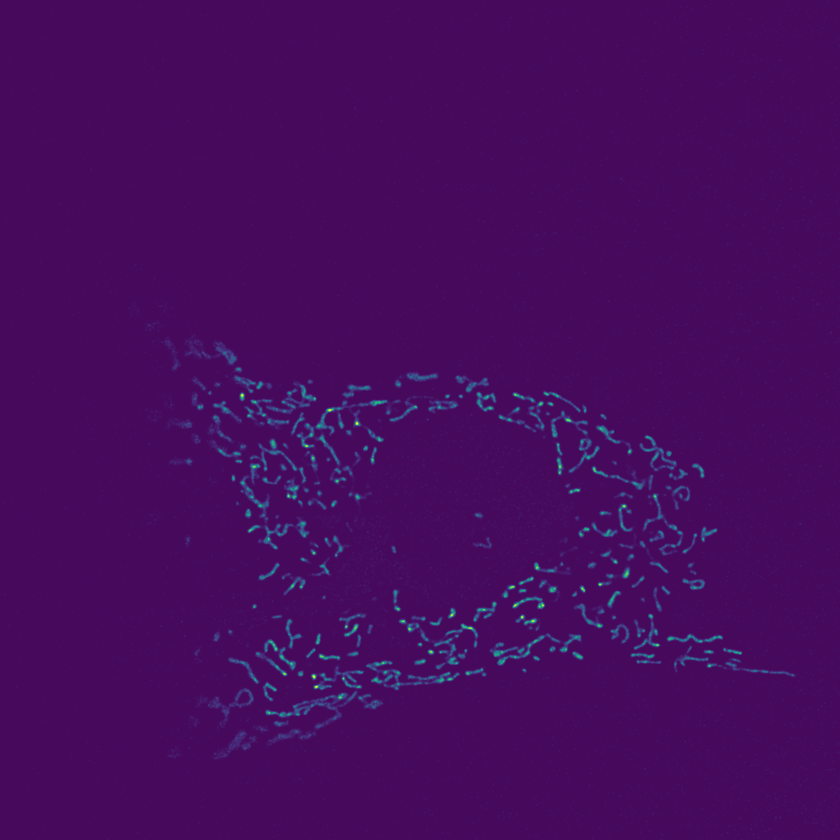
#> input picture Masters Thesis/figs/appendix/method_shortlisting/CCCP_1C=1T=0.png, 840 x 840 px, shrunk from 3072 x 3072 before the run, given in place of CCCP_1C=1T=0.tif, which was not available
$ python VarianceSeparator.py
#> lines starting #> are read from the running program, lines starting #| are printed output that depends on the picture; pictures that were not available may be replaced by others from this repository, and a replacement may not be noted
import numpy as np
from scipy import ndimage as ndi
from scipy.spatial.distance import cdist
from os import listdir, makedirs
from os.path import isfile, join, exists
from skimage.filters import rank
from skimage import morphology
from skimage import io
import matplotlib.pyplot as plt
from skimage.util import apply_parallel, view_as_windows
import math
# https://stackoverflow.com/questions/66975708/sliding-window-on-an-image-to-calculate-variance-of-pixels-in-that-window

'''
scipy.ndimage.variance can be used to calculate the variance for specific labels only. Can these labels overlap to be used as neighbourhoods? Perhaps spacing
the labelled regions (neighbourhoods) such that they don't overlap and are flush with each other and then multiple 3D layers can be made where other layers
contain the overlapped regions such that in 3D they do not overlap but if projected then they will look as desired. These 3D slice can then be run sequentially
for the variance calculation. The key part would be the time saved by the variance calculation since capturing the neighbourhoods will still be painful.

skimage.util.view_as_windows can get overlapping windows of the region but can consume memory rapidly since a 3x3 window across a 9x9 image will generate a 49
deep array of 3x3 arrays. For my large images it is important to segregate the area of the structures. The window size will improve this efficiency somewhat
where the window size will somewhat effect the number of strides that can fit.

skimage.util.apply_parallel
'''
test_image_path = "C:\\RESEARCH\\Mitophagy_data\\Time_split\\MIP\\CCCP_1C=1T=0.tif"

test_image = io.imread(test_image_path)
#> test_image is the input picture: shape (840, 840, 3); mean R, G, B 69.8, 11.6, 93.7
"""
Below is a roughshod approach to extract the threshold mask without investigating the original threshold values
"""
#test_array = np.array([[2, 2, 2], [2, 0, 2], [6, 4, 1]])

# [80 lines left out: functions structure_diff, distance_visual, logistic_distance_weighting, linear_distance_weighting, continuous_spatial_variance, not called in this run]


def structure_variance(threshed_image, labelled_array, str_checked, padding=1):
    structure_coords = np.nonzero(labelled_array == str_checked)
    structure_mask = labelled_array == str_checked
    y_min = np.min(structure_coords[0])
    y_max = np.max(structure_coords[0])
    x_min = np.min(structure_coords[1])
    x_max = np.max(structure_coords[1])
    # io.imshow(labeled_im2[y_min:y_max, x_min:x_max]) # indexing example

    boundary_tuples = [(y_min, y_max), (x_min, x_max)]
    structure_dimensions = []
    for bt in boundary_tuples:
        structure_dimensions.append(abs(bt[1] - bt[0] + 2 * padding))
    structure_canvas = np.zeros(tuple(structure_dimensions))
    isolated_structure = threshed_image*structure_mask
    structure_canvas[padding:-1 * padding, padding:-1 * padding] = isolated_structure[y_min:y_max, x_min:x_max]
    universal_variance = continuous_spatial_variance(structure_canvas, k=0.1, offset=0.8, view_pdf=False)
    structure_topography = (universal_variance/np.max(universal_variance))*structure_canvas
    print("Universal variance")
    io.imshow((universal_variance/np.max(universal_variance))*255)
    plt.show()
    io.imshow((structure_topography/np.max(structure_topography))*255)
    plt.show()
    diff_version = structure_diff(structure_canvas)
    io.imshow((structure_canvas/np.max(structure_canvas))*255)
    plt.show()
    variance_mapping1 = variance_windows(diff_version, padding)
    io.imshow((variance_mapping1/np.max(variance_mapping1))*255)
    plt.show()
    structure_canvas[padding:-1*padding, padding:-1*padding] = variance_mapping1
    variance_mapping2 = variance_windows(structure_canvas, padding)
    io.imshow((variance_mapping2/np.max(variance_mapping2))*255)
    plt.show()

# [16 lines left out: function variance_windows, not called in this run]

blank_template = np.zeros_like(test_image) + 1
test_averages = np.stack((test_image.mean(axis=-1),)*3, axis=-1)
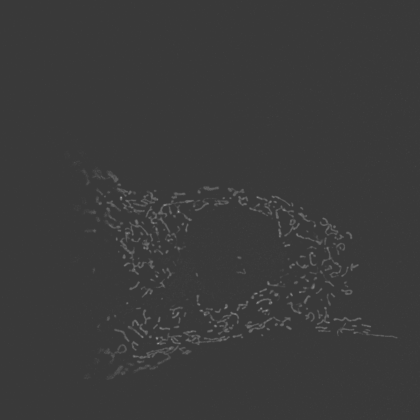
#> test_averages: shape (840, 840, 3) float64 (shown at 1/2 size); min 55.67, max 171.7, mean 58.4
average_match = np.equal(test_image, test_averages)
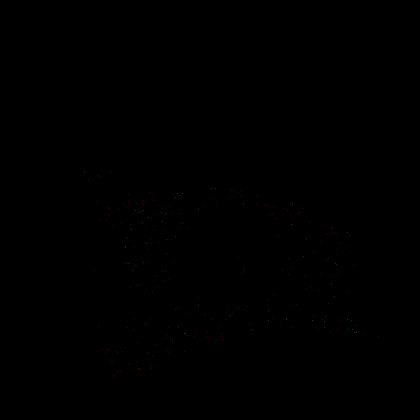
#> average_match: shape (840, 840, 3) bool (shown at 1/2 size); mean R, G, B 0.000327, 8.65e-05, 8.5e-06
reduced_match = np.invert(np.all(average_match, axis=-1))
#> reduced_match: shape (840, 840) bool; every value is 1
threshed_image = test_image.min(axis=-1)*reduced_match
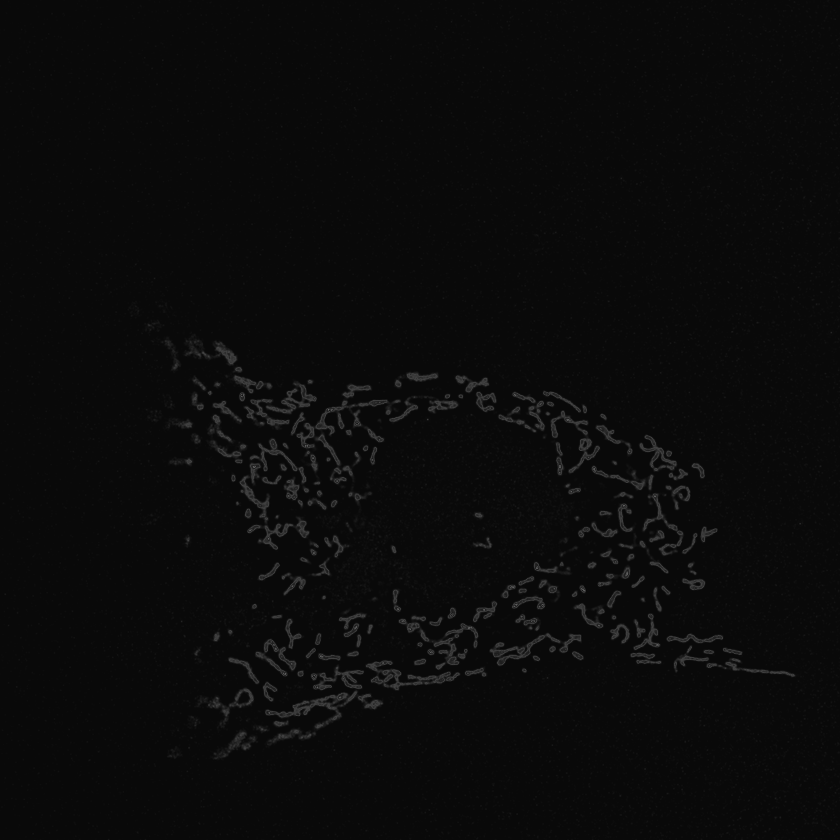
#> threshed_image: shape (840, 840); min 6, max 97, mean 10.8

sequential_values = np.arange(0, 81)
test_array = np.reshape(sequential_values, (9, 9))
# print(test_array)
# Apply_parallel attempt (fail)
'''array_list = []
def sum_contents(arr):
    global array_list
    if arr.shape == (3, 3):
        array_list.append(arr)
    return np.max(arr)
chunked_array = apply_parallel(sum_contents, test_array, chunks=1, depth=1)
print(type(chunked_array))
print(chunked_array)
for i in array_list:
    print(i)
print(len(array_list))'''
# View_windows attempt (promising)
'''windows_array = view_as_windows(test_array, 2, step=1)
print(windows_array.shape)
print(windows_array)'''


labeled_im, label_count = ndi.label(threshed_image)
#> labeled_im: shape (840, 840) int32; every value is 1
#> label_count = 1
# print("Number of structures", label_count)
structure_sufficient = []
retained_structures = np.zeros_like(labeled_im)
for i in range(1, label_count):
    isolated_label = np.equal(labeled_im, i).astype('int')
    if isolated_label.sum() > 70:
        retained_structures = retained_structures + isolated_label
#> retained_structures: shape (840, 840) int32; every value is 0

size_threshed = (threshed_image*retained_structures).astype('int32')
labeled_im2, label_count2 = ndi.label(size_threshed)
#> label_count2 = 0
structure_variance(threshed_image, labeled_im2, 52, 1)
#> in structure_variance, `structure_coords = np.nonzero(labelled_array == str_checked)`: structure_coords = (empty array, empty array)
#> (the run stopped early here; a loop or call above may not have finished)

$ run again, with Masters Thesis/figs/appendix/method_shortlisting/HML_4C=0.png copied over Masters Thesis/figs/appendix/method_shortlisting/CCCP_1C=1T=0.png
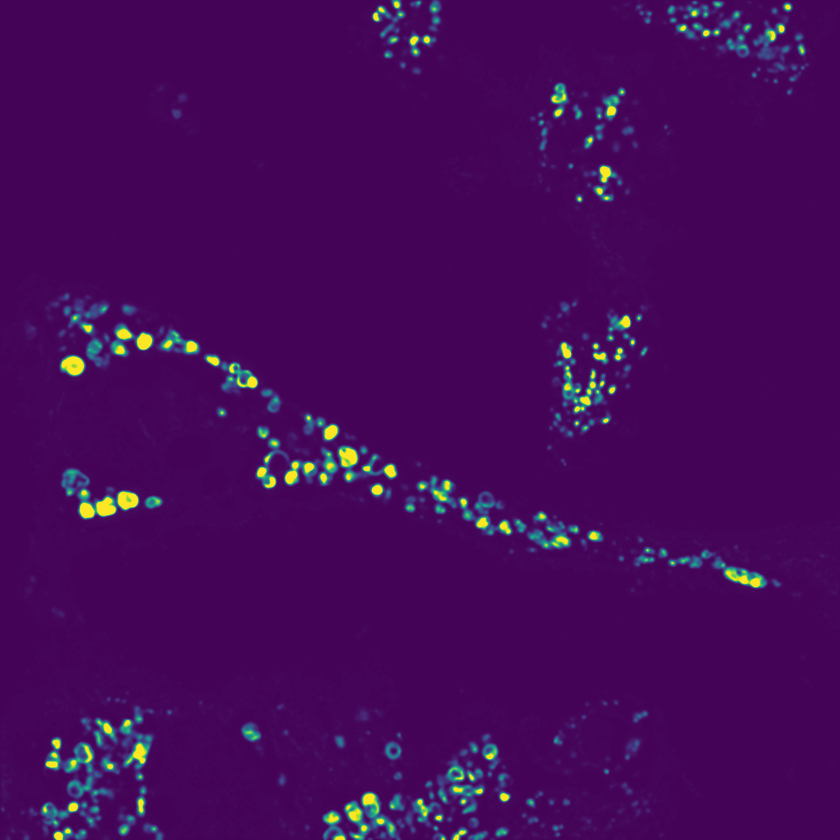
#> input picture Masters Thesis/figs/appendix/method_shortlisting/HML_4C=0.png, 840 x 840 px, shrunk from 1536 x 1536 before the run, given in place of CCCP_1C=1T=0.tif, which was not available
#> test_image is the input picture: shape (840, 840, 3); mean R, G, B 69.3, 10.2, 89.4
#> `test_averages = np.stack((test_image.mean(axis=-1),)*3, axis=-1)`:
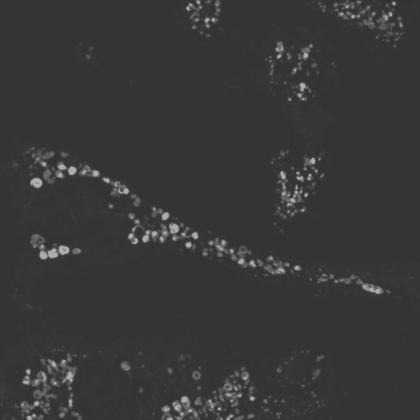
#> test_averages: shape (840, 840, 3) float64 (shown at 1/2 size); min 52.33, max 175, mean 56.3
#> reduced_match: shape (840, 840) bool; every value is 1
#> `threshed_image = test_image.min(axis=-1)*reduced_match`:
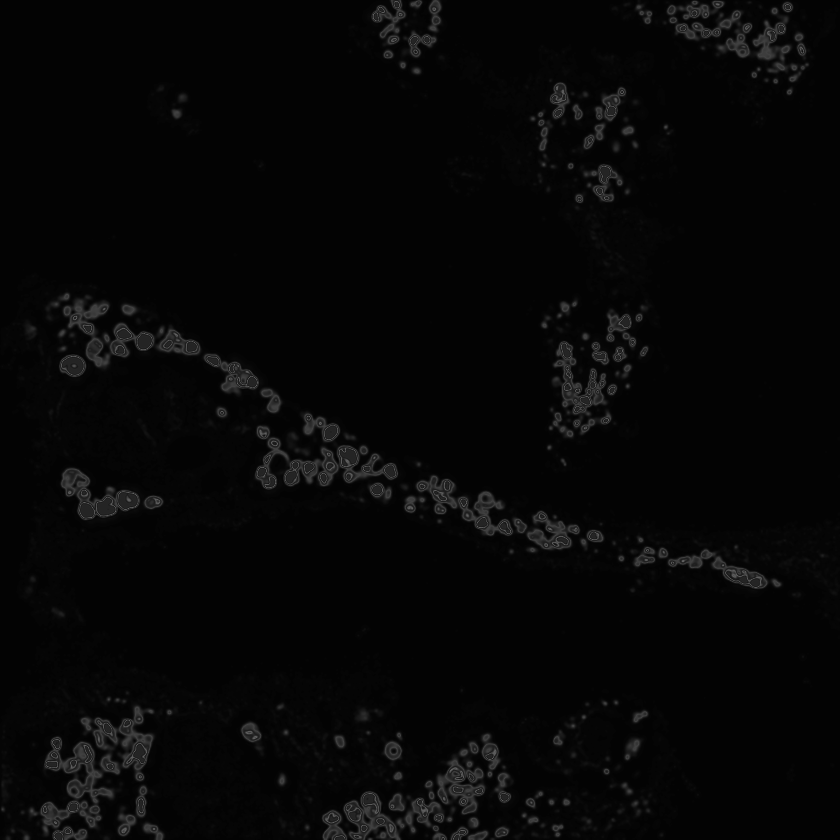
#> threshed_image: shape (840, 840); min 3, max 100, mean 6.5
#> labeled_im: shape (840, 840) int32; every value is 1
#> label_count = 1
#> label_count2 = 0
#> structure_coords = (empty array, empty array)
#> structure_mask: shape (840, 840) bool; every value is 0

$ run again, with Masters Thesis/figs/appendix/method_shortlisting/LML_3C=0.png copied over Masters Thesis/figs/appendix/method_shortlisting/CCCP_1C=1T=0.png
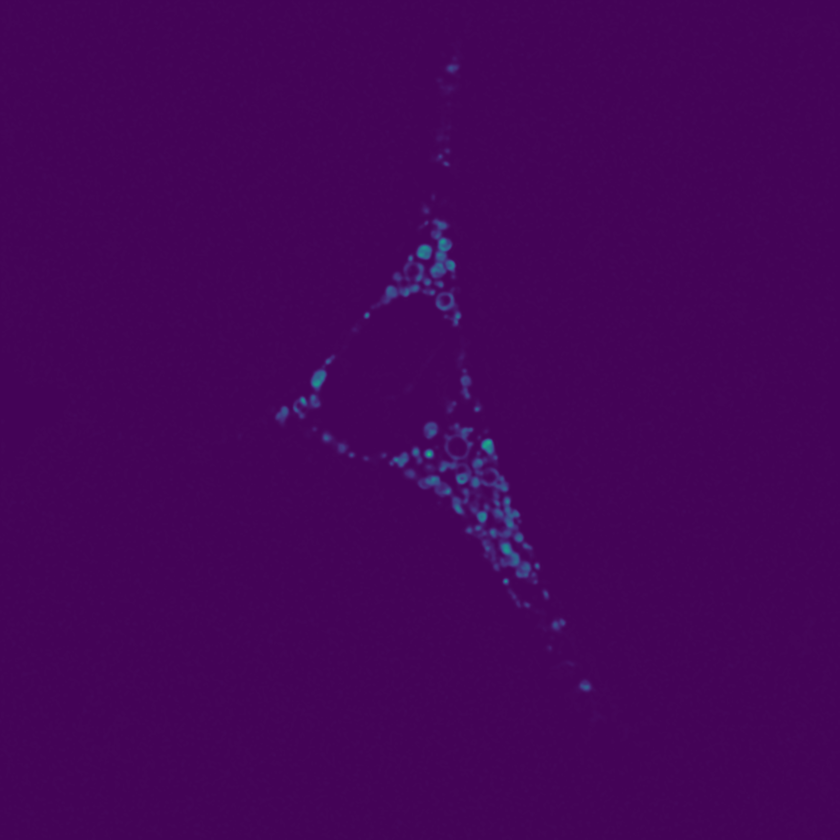
#> input picture Masters Thesis/figs/appendix/method_shortlisting/LML_3C=0.png, 840 x 840 px, shrunk from 1536 x 1536 before the run, given in place of CCCP_1C=1T=0.tif, which was not available
#> test_image is the input picture: shape (840, 840, 3); mean R, G, B 68.2, 4.3, 87.9
#> `test_averages = np.stack((test_image.mean(axis=-1),)*3, axis=-1)`:
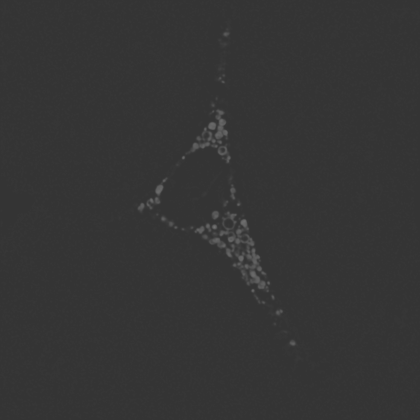
#> test_averages: shape (840, 840, 3) float64 (shown at 1/2 size); min 52.67, max 117.3, mean 53.5
#> reduced_match: shape (840, 840) bool; every value is 1
#> `threshed_image = test_image.min(axis=-1)*reduced_match`:
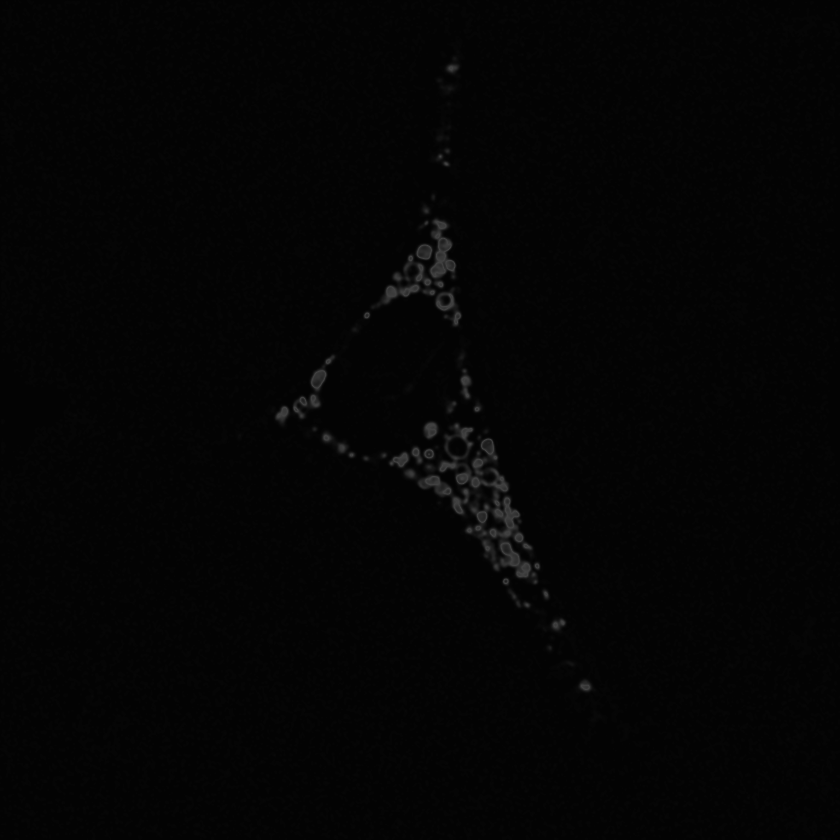
#> threshed_image: shape (840, 840); min 3, max 65, mean 4.2
#> labeled_im: shape (840, 840) int32; every value is 1
#> label_count = 1
#> label_count2 = 0
#> structure_coords = (empty array, empty array)
#> structure_mask: shape (840, 840) bool; every value is 0
